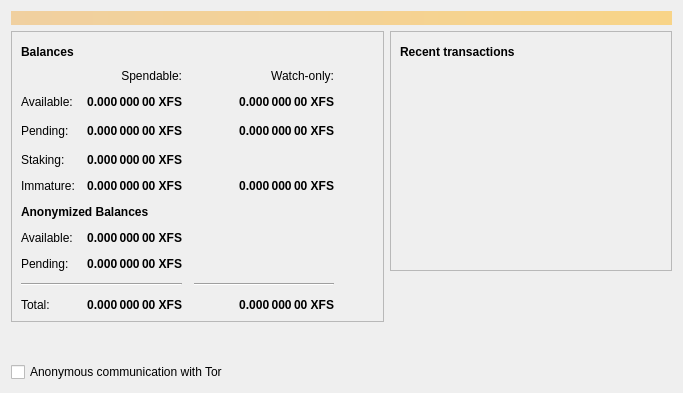
<?xml version="1.0" encoding="UTF-8"?>
<ui version="4.0">
 <class>OverviewPage</class>
 <widget class="QWidget" name="OverviewPage">
  <property name="geometry">
   <rect>
    <x>0</x>
    <y>0</y>
    <width>683</width>
    <height>393</height>
   </rect>
  </property>
  <property name="windowTitle">
   <string>Form</string>
  </property>
  <layout class="QVBoxLayout" name="topLayout">
   <item>
    <widget class="QLabel" name="labelAlerts">
     <property name="visible">
      <bool>false</bool>
     </property>
     <property name="styleSheet">
      <string notr="true">QLabel { background-color: qlineargradient(x1: 0, y1: 0, x2: 1, y2: 0, stop:0 #F0D0A0, stop:1 #F8D488); color:#000000; }</string>
     </property>
     <property name="wordWrap">
      <bool>true</bool>
     </property>
     <property name="margin">
      <number>3</number>
     </property>
     <property name="textInteractionFlags">
      <set>Qt::TextSelectableByMouse</set>
     </property>
    </widget>
   </item>
   <item>
    <layout class="QHBoxLayout" name="horizontalLayout" stretch="0,1">
     <item>
      <layout class="QVBoxLayout" name="verticalLayout_2">
       <item>
        <widget class="QFrame" name="frame">
         <property name="frameShape">
          <enum>QFrame::StyledPanel</enum>
         </property>
         <property name="frameShadow">
          <enum>QFrame::Raised</enum>
         </property>
         <layout class="QVBoxLayout" name="verticalLayout_4">
          <item>
           <layout class="QHBoxLayout" name="horizontalLayout_4">
            <item>
             <widget class="QLabel" name="label_5">
              <property name="font">
               <font>
                <weight>75</weight>
                <bold>true</bold>
               </font>
              </property>
              <property name="text">
               <string>Balances</string>
              </property>
             </widget>
            </item>
            <item>
             <widget class="QPushButton" name="labelWalletStatus">
              <property name="enabled">
               <bool>false</bool>
              </property>
              <property name="maximumSize">
               <size>
                <width>30</width>
                <height>16777215</height>
               </size>
              </property>
              <property name="toolTip">
               <string>The displayed information may be out of date. Your wallet automatically synchronizes with the XFS network after a connection is established, but this process has not completed yet.</string>
              </property>
              <property name="text">
               <string/>
              </property>
              <property name="icon">
               <iconset resource="../bitcoin.qrc">
                <normaloff>:/icons/warning</normaloff>
                <disabledoff>:/icons/warning</disabledoff>:/icons/warning</iconset>
              </property>
              <property name="iconSize">
               <size>
                <width>24</width>
                <height>24</height>
               </size>
              </property>
              <property name="flat">
               <bool>true</bool>
              </property>
             </widget>
            </item>
            <item>
             <spacer name="horizontalSpacer_3">
              <property name="orientation">
               <enum>Qt::Horizontal</enum>
              </property>
              <property name="sizeHint" stdset="0">
               <size>
                <width>40</width>
                <height>20</height>
               </size>
              </property>
             </spacer>
            </item>
           </layout>
          </item>
          <item>
           <layout class="QGridLayout" name="gridLayout">
            <property name="spacing">
             <number>12</number>
            </property>
            <item row="4" column="2">
             <widget class="QLabel" name="labelWatchImmature">
              <property name="font">
               <font>
                <weight>75</weight>
                <bold>true</bold>
               </font>
              </property>
              <property name="cursor">
               <cursorShape>IBeamCursor</cursorShape>
              </property>
              <property name="toolTip">
               <string>Mined balance in watch-only addresses that has not yet matured</string>
              </property>
              <property name="text">
               <string notr="true">0.000 000 00 XFS</string>
              </property>
              <property name="alignment">
               <set>Qt::AlignRight|Qt::AlignTrailing|Qt::AlignVCenter</set>
              </property>
              <property name="textInteractionFlags">
               <set>Qt::LinksAccessibleByMouse|Qt::TextSelectableByKeyboard|Qt::TextSelectableByMouse</set>
              </property>
             </widget>
            </item>
            <item row="2" column="2">
             <widget class="QLabel" name="labelWatchPending">
              <property name="font">
               <font>
                <weight>75</weight>
                <bold>true</bold>
               </font>
              </property>
              <property name="cursor">
               <cursorShape>IBeamCursor</cursorShape>
              </property>
              <property name="toolTip">
               <string>Unconfirmed transactions to watch-only addresses</string>
              </property>
              <property name="text">
               <string notr="true">0.000 000 00 XFS</string>
              </property>
              <property name="alignment">
               <set>Qt::AlignRight|Qt::AlignTrailing|Qt::AlignVCenter</set>
              </property>
              <property name="textInteractionFlags">
               <set>Qt::LinksAccessibleByMouse|Qt::TextSelectableByKeyboard|Qt::TextSelectableByMouse</set>
              </property>
             </widget>
            </item>
            <item row="8" column="1">
             <widget class="QLabel" name="labelSigmaPending">
              <property name="font">
               <font>
                <weight>75</weight>
                <bold>true</bold>
               </font>
              </property>
              <property name="cursor">
               <cursorShape>IBeamCursor</cursorShape>
              </property>
              <property name="toolTip">
               <string>Total of anonymize transactions that have yet to be confirmed, and do not yet count toward the spendable balance</string>
              </property>
              <property name="text">
               <string notr="true">0.000 000 00 XFS</string>
              </property>
              <property name="alignment">
               <set>Qt::AlignRight|Qt::AlignTrailing|Qt::AlignVCenter</set>
              </property>
              <property name="textInteractionFlags">
               <set>Qt::LinksAccessibleByMouse|Qt::TextSelectableByKeyboard|Qt::TextSelectableByMouse</set>
              </property>
             </widget>
            </item>
            <item row="5" column="0" colspan="2">
             <widget class="QLabel" name="label">
              <property name="font">
               <font>
                <weight>75</weight>
                <bold>true</bold>
               </font>
              </property>
              <property name="text">
               <string>Anonymized Balances</string>
              </property>
             </widget>
            </item>
            <item row="1" column="2">
             <widget class="QLabel" name="labelWatchAvailable">
              <property name="font">
               <font>
                <weight>75</weight>
                <bold>true</bold>
               </font>
              </property>
              <property name="cursor">
               <cursorShape>IBeamCursor</cursorShape>
              </property>
              <property name="toolTip">
               <string>Your current balance in watch-only addresses</string>
              </property>
              <property name="text">
               <string notr="true">0.000 000 00 XFS</string>
              </property>
              <property name="alignment">
               <set>Qt::AlignRight|Qt::AlignTrailing|Qt::AlignVCenter</set>
              </property>
              <property name="textInteractionFlags">
               <set>Qt::LinksAccessibleByMouse|Qt::TextSelectableByKeyboard|Qt::TextSelectableByMouse</set>
              </property>
             </widget>
            </item>
            <item row="7" column="0">
             <widget class="QLabel" name="labelSigmaBalanceText">
              <property name="text">
               <string>Available:</string>
              </property>
             </widget>
            </item>
            <item row="0" column="2">
             <widget class="QLabel" name="labelWatchonly">
              <property name="text">
               <string>Watch-only:</string>
              </property>
              <property name="alignment">
               <set>Qt::AlignRight|Qt::AlignTrailing|Qt::AlignVCenter</set>
              </property>
             </widget>
            </item>
            <item row="10" column="0">
             <widget class="QLabel" name="labelTotalText">
              <property name="text">
               <string>Total:</string>
              </property>
             </widget>
            </item>
            <item row="7" column="1">
             <widget class="QLabel" name="labelSigmaBalance">
              <property name="font">
               <font>
                <weight>75</weight>
                <bold>true</bold>
               </font>
              </property>
              <property name="cursor">
               <cursorShape>IBeamCursor</cursorShape>
              </property>
              <property name="toolTip">
               <string>Your current spendable anonymized balance</string>
              </property>
              <property name="text">
               <string>0.000 000 00 XFS</string>
              </property>
              <property name="alignment">
               <set>Qt::AlignRight|Qt::AlignTrailing|Qt::AlignVCenter</set>
              </property>
              <property name="textInteractionFlags">
               <set>Qt::LinksAccessibleByMouse|Qt::TextSelectableByKeyboard|Qt::TextSelectableByMouse</set>
              </property>
             </widget>
            </item>
            <item row="4" column="1">
             <widget class="QLabel" name="labelImmature">
              <property name="font">
               <font>
                <weight>75</weight>
                <bold>true</bold>
               </font>
              </property>
              <property name="cursor">
               <cursorShape>IBeamCursor</cursorShape>
              </property>
              <property name="toolTip">
               <string>Mined balance that has not yet matured</string>
              </property>
              <property name="text">
               <string notr="true">0.000 000 00 XFS</string>
              </property>
              <property name="alignment">
               <set>Qt::AlignRight|Qt::AlignTrailing|Qt::AlignVCenter</set>
              </property>
              <property name="textInteractionFlags">
               <set>Qt::LinksAccessibleByMouse|Qt::TextSelectableByKeyboard|Qt::TextSelectableByMouse</set>
              </property>
             </widget>
            </item>
            <item row="8" column="0">
             <widget class="QLabel" name="labelSigmaPendingText">
              <property name="text">
               <string>Pending:</string>
              </property>
             </widget>
            </item>
            <item row="2" column="1">
             <widget class="QLabel" name="labelUnconfirmed">
              <property name="font">
               <font>
                <weight>75</weight>
                <bold>true</bold>
               </font>
              </property>
              <property name="cursor">
               <cursorShape>IBeamCursor</cursorShape>
              </property>
              <property name="toolTip">
               <string>Total of transactions that have yet to be confirmed, and do not yet count toward the spendable balance</string>
              </property>
              <property name="text">
               <string notr="true">0.000 000 00 XFS</string>
              </property>
              <property name="alignment">
               <set>Qt::AlignRight|Qt::AlignTrailing|Qt::AlignVCenter</set>
              </property>
              <property name="textInteractionFlags">
               <set>Qt::LinksAccessibleByMouse|Qt::TextSelectableByKeyboard|Qt::TextSelectableByMouse</set>
              </property>
             </widget>
            </item>
            <item row="2" column="3">
             <spacer name="horizontalSpacer_2">
              <property name="orientation">
               <enum>Qt::Horizontal</enum>
              </property>
              <property name="sizeHint" stdset="0">
               <size>
                <width>40</width>
                <height>20</height>
               </size>
              </property>
             </spacer>
            </item>
            <item row="1" column="1">
             <widget class="QLabel" name="labelBalance">
              <property name="font">
               <font>
                <weight>75</weight>
                <bold>true</bold>
               </font>
              </property>
              <property name="cursor">
               <cursorShape>IBeamCursor</cursorShape>
              </property>
              <property name="toolTip">
               <string>Your current spendable balance</string>
              </property>
              <property name="text">
               <string notr="true">0.000 000 00 XFS</string>
              </property>
              <property name="alignment">
               <set>Qt::AlignRight|Qt::AlignTrailing|Qt::AlignVCenter</set>
              </property>
              <property name="textInteractionFlags">
               <set>Qt::LinksAccessibleByMouse|Qt::TextSelectableByKeyboard|Qt::TextSelectableByMouse</set>
              </property>
             </widget>
            </item>
            <item row="4" column="0">
             <widget class="QLabel" name="labelImmatureText">
              <property name="text">
               <string>Immature:</string>
              </property>
             </widget>
            </item>
            <item row="1" column="0">
             <widget class="QLabel" name="labelBalanceText">
              <property name="text">
               <string>Available:</string>
              </property>
             </widget>
            </item>
            <item row="10" column="1">
             <widget class="QLabel" name="labelTotal">
              <property name="font">
               <font>
                <weight>75</weight>
                <bold>true</bold>
               </font>
              </property>
              <property name="cursor">
               <cursorShape>IBeamCursor</cursorShape>
              </property>
              <property name="toolTip">
               <string>Your current total balance</string>
              </property>
              <property name="text">
               <string notr="true">0.000 000 00 XFS</string>
              </property>
              <property name="alignment">
               <set>Qt::AlignRight|Qt::AlignTrailing|Qt::AlignVCenter</set>
              </property>
              <property name="textInteractionFlags">
               <set>Qt::LinksAccessibleByMouse|Qt::TextSelectableByKeyboard|Qt::TextSelectableByMouse</set>
              </property>
             </widget>
            </item>
            <item row="10" column="2">
             <widget class="QLabel" name="labelWatchTotal">
              <property name="font">
               <font>
                <weight>75</weight>
                <bold>true</bold>
               </font>
              </property>
              <property name="cursor">
               <cursorShape>IBeamCursor</cursorShape>
              </property>
              <property name="toolTip">
               <string>Current total balance in watch-only addresses</string>
              </property>
              <property name="text">
               <string notr="true">0.000 000 00 XFS</string>
              </property>
              <property name="alignment">
               <set>Qt::AlignRight|Qt::AlignTrailing|Qt::AlignVCenter</set>
              </property>
              <property name="textInteractionFlags">
               <set>Qt::LinksAccessibleByMouse|Qt::TextSelectableByKeyboard|Qt::TextSelectableByMouse</set>
              </property>
             </widget>
            </item>
            <item row="9" column="0" colspan="2">
             <widget class="Line" name="line">
              <property name="orientation">
               <enum>Qt::Horizontal</enum>
              </property>
             </widget>
            </item>
            <item row="9" column="2">
             <widget class="Line" name="lineWatchBalance">
              <property name="sizePolicy">
               <sizepolicy hsizetype="Preferred" vsizetype="Fixed">
                <horstretch>0</horstretch>
                <verstretch>0</verstretch>
               </sizepolicy>
              </property>
              <property name="minimumSize">
               <size>
                <width>140</width>
                <height>0</height>
               </size>
              </property>
              <property name="orientation">
               <enum>Qt::Horizontal</enum>
              </property>
             </widget>
            </item>
            <item row="2" column="0">
             <widget class="QLabel" name="labelPendingText">
              <property name="text">
               <string>Pending:</string>
              </property>
             </widget>
            </item>
            <item row="0" column="1">
             <widget class="QLabel" name="labelSpendable">
              <property name="text">
               <string>Spendable:</string>
              </property>
              <property name="alignment">
               <set>Qt::AlignRight|Qt::AlignTrailing|Qt::AlignVCenter</set>
              </property>
              <property name="textInteractionFlags">
               <set>Qt::LinksAccessibleByMouse|Qt::TextSelectableByKeyboard|Qt::TextSelectableByMouse</set>
              </property>
             </widget>
            </item>
            <item row="3" column="0">
             <widget class="QLabel" name="labelStaking">
              <property name="text">
               <string>Staking:</string>
              </property>
             </widget>
            </item>
            <item row="3" column="1">
             <widget class="QLabel" name="labelStakeBalance">
              <property name="font">
               <font>
                <weight>75</weight>
                <bold>true</bold>
               </font>
              </property>
              <property name="text">
               <string>0.000 000 00 XFS</string>
              </property>
              <property name="alignment">
               <set>Qt::AlignRight|Qt::AlignTrailing|Qt::AlignVCenter</set>
              </property>
             </widget>
            </item>
           </layout>
          </item>
         </layout>
        </widget>
       </item>
       <item>
        <spacer name="verticalSpacer">
         <property name="orientation">
          <enum>Qt::Vertical</enum>
         </property>
         <property name="sizeHint" stdset="0">
          <size>
           <width>20</width>
           <height>40</height>
          </size>
         </property>
        </spacer>
       </item>
       <item>
        <widget class="QCheckBox" name="checkboxEnabledTor">
         <property name="enabled">
          <bool>true</bool>
         </property>
         <property name="text">
          <string>Anonymous communication with Tor</string>
         </property>
         <property name="checked">
          <bool>false</bool>
         </property>
        </widget>
       </item>
      </layout>
     </item>
     <item>
      <layout class="QVBoxLayout" name="verticalLayout_3">
       <item>
        <widget class="QFrame" name="frame_2">
         <property name="frameShape">
          <enum>QFrame::StyledPanel</enum>
         </property>
         <property name="frameShadow">
          <enum>QFrame::Raised</enum>
         </property>
         <layout class="QVBoxLayout" name="verticalLayout">
          <item>
           <layout class="QHBoxLayout" name="horizontalLayout_2">
            <item>
             <widget class="QLabel" name="label_4">
              <property name="font">
               <font>
                <weight>75</weight>
                <bold>true</bold>
               </font>
              </property>
              <property name="text">
               <string>Recent transactions</string>
              </property>
             </widget>
            </item>
            <item>
             <widget class="QPushButton" name="labelTransactionsStatus">
              <property name="enabled">
               <bool>false</bool>
              </property>
              <property name="maximumSize">
               <size>
                <width>30</width>
                <height>16777215</height>
               </size>
              </property>
              <property name="toolTip">
               <string>The displayed information may be out of date. Your wallet automatically synchronizes with the XFS network after a connection is established, but this process has not completed yet.</string>
              </property>
              <property name="text">
               <string/>
              </property>
              <property name="icon">
               <iconset resource="../bitcoin.qrc">
                <normaloff>:/icons/warning</normaloff>
                <disabledoff>:/icons/warning</disabledoff>:/icons/warning</iconset>
              </property>
              <property name="iconSize">
               <size>
                <width>24</width>
                <height>24</height>
               </size>
              </property>
              <property name="flat">
               <bool>true</bool>
              </property>
             </widget>
            </item>
            <item>
             <spacer name="horizontalSpacer">
              <property name="orientation">
               <enum>Qt::Horizontal</enum>
              </property>
              <property name="sizeHint" stdset="0">
               <size>
                <width>40</width>
                <height>20</height>
               </size>
              </property>
             </spacer>
            </item>
           </layout>
          </item>
          <item>
           <widget class="QListView" name="listTransactions">
            <property name="styleSheet">
             <string notr="true">QListView { background: transparent; }</string>
            </property>
            <property name="frameShape">
             <enum>QFrame::NoFrame</enum>
            </property>
            <property name="verticalScrollBarPolicy">
             <enum>Qt::ScrollBarAlwaysOff</enum>
            </property>
            <property name="horizontalScrollBarPolicy">
             <enum>Qt::ScrollBarAlwaysOff</enum>
            </property>
            <property name="selectionMode">
             <enum>QAbstractItemView::NoSelection</enum>
            </property>
           </widget>
          </item>
         </layout>
        </widget>
       </item>
       <item>
        <spacer name="verticalSpacer_2">
         <property name="orientation">
          <enum>Qt::Vertical</enum>
         </property>
         <property name="sizeHint" stdset="0">
          <size>
           <width>20</width>
           <height>40</height>
          </size>
         </property>
        </spacer>
       </item>
      </layout>
     </item>
    </layout>
   </item>
  </layout>
 </widget>
 <resources>
  <include location="../bitcoin.qrc"/>
 </resources>
 <connections/>
</ui>
